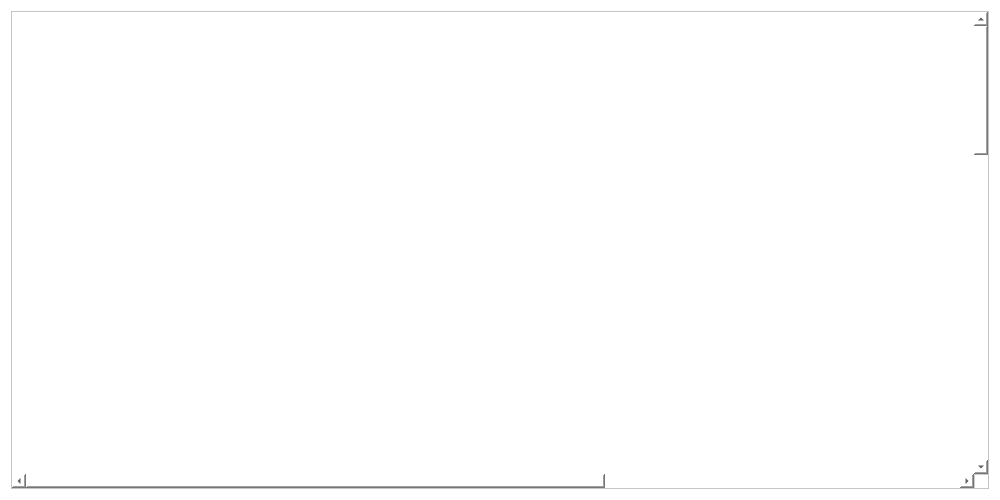
<?xml version="1.0" encoding="UTF-8"?>
<ui version="4.0">
 <class>CharWidget</class>
 <widget class="QWidget" name="CharWidget">
  <property name="geometry">
   <rect>
    <x>0</x>
    <y>0</y>
    <width>1000</width>
    <height>500</height>
   </rect>
  </property>
  <property name="windowTitle">
   <string>Form</string>
  </property>
  <property name="styleSheet">
   <string notr="true">background-color:white</string>
  </property>
  <layout class="QGridLayout" name="gridLayout">
   <item row="0" column="0">
    <widget class="QScrollArea" name="scrollArea">
     <property name="styleSheet">
      <string notr="true">QScrollBar:vertical {
    width: 8px;
    background: transparent;
    margin: 0px;
    padding-top: 0px;
    padding-bottom: 0px;
}
QScrollBar::handle:vertical {
    width: 8px;
    background: rgba(69, 178, 255, 90%);
    border-radius: 4px;
    min-height: 20px;
}
QScrollBar::handle:vertical:hover {
    width: 8px;
    background: rgba(69, 178, 255, 100%);
    border-radius: 4px;
    min-height: 20px;
}
QScrollBar::add-line:vertical {
    height: 0px;
    width: 8px;
    subcontrol-position: bottom;
}
QScrollBar::sub-line:vertical {
    height: 0px;
    width: 8px;
    subcontrol-position: top;
}
QScrollBar::add-page:vertical, QScrollBar::sub-page:vertical {
    background: #E8EAEF;
    border-radius: 4px;
}
QScrollBar:horizontal {
    height: 8px;
    background: transparent;
    margin: 0px;
    padding-left: 0px;
    padding-right: 0px;
}
QScrollBar::handle:horizontal {
    height: 8px;
    background: rgba(69, 178, 255, 90%);
    border-radius: 4px;
    min-width: 20px;
}
QScrollBar::handle:horizontal:hover {
    height: 8px;
    background: rgba(69, 178, 255, 100%);
    border-radius: 4px;
    min-width: 20px;
}
QScrollBar::add-line:horizontal {
    width: 0px;
    height: 8px;
    subcontrol-position: right;
}
QScrollBar::sub-line:horizontal {
    width: 0px;
    height: 8px;
    subcontrol-position: left;
}
QScrollBar::add-page:horizontal, QScrollBar::sub-page:horizontal {
    background: #E8EAEF;
    border-radius: 4px;
}

</string>
     </property>
     <property name="verticalScrollBarPolicy">
      <enum>Qt::ScrollBarPolicy::ScrollBarAlwaysOn</enum>
     </property>
     <property name="horizontalScrollBarPolicy">
      <enum>Qt::ScrollBarPolicy::ScrollBarAlwaysOn</enum>
     </property>
     <property name="widgetResizable">
      <bool>false</bool>
     </property>
     <widget class="QWidget" name="scrollAreaWidgetContents_10">
      <property name="geometry">
       <rect>
        <x>0</x>
        <y>0</y>
        <width>1550</width>
        <height>1550</height>
       </rect>
      </property>
      <widget class="FlowChart" name="widget" native="true">
       <property name="geometry">
        <rect>
         <x>0</x>
         <y>0</y>
         <width>1550</width>
         <height>1550</height>
        </rect>
       </property>
       <property name="styleSheet">
        <string notr="true">background-color:white</string>
       </property>
      </widget>
     </widget>
    </widget>
   </item>
  </layout>
 </widget>
 <customwidgets>
  <customwidget>
   <class>FlowChart</class>
   <extends>QWidget</extends>
   <header location="global">flowchart.h</header>
   <container>1</container>
  </customwidget>
 </customwidgets>
 <resources/>
 <connections/>
</ui>
